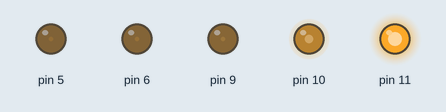
The sketch below on a simulated Arduino Uno, built with avr-gcc and run on an emulated ATmega328P. On the bench: output pins drawn as LEDs (lit = HIGH).

Above: at 0.05 s.
At 0.45 s:
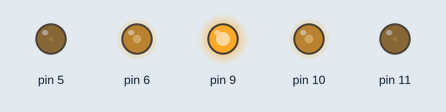
At 0.8 s:
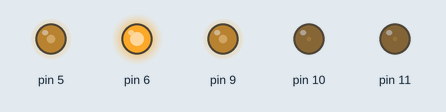
At 1.0 s:
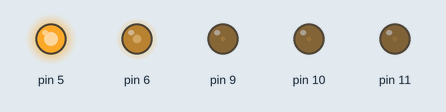
At 1.6 s:
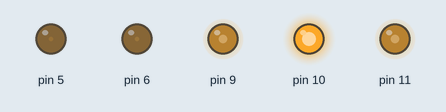
Timing chart, 0 to 3.7 s (numbered marks = the images above):
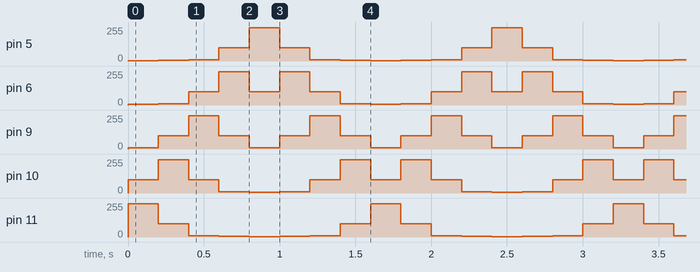

The sketch:

cyclops_eye.ino
```cpp
int intensity0[] = {1, 5, 10, 100, 250};
int intensity1[] = {5, 10, 100, 250, 100};
int intensity2[] = {10, 100, 250, 100, 10};
int intensity3[] = {100, 250, 100, 10, 5};
int intensity4[] = {250, 100, 10, 5, 1};
int counter;
int up;

void setup() {

  pinMode(5, OUTPUT);
  pinMode(6, OUTPUT);
  pinMode(9, OUTPUT);
  pinMode(10, OUTPUT);
  pinMode(11, OUTPUT);
  counter = 0;
  up = 1;
}

void loop() {
  analogWrite(5, intensity0[counter]);
  analogWrite(6, intensity1[counter]);
  analogWrite(9, intensity2[counter]);
  analogWrite(10, intensity3[counter]);
  analogWrite(11, intensity4[counter]);

  delay(200);
  if(counter == 0) up = 1;
  if(counter == 4) up = 0;
  if(up)
    counter ++;
  else
    counter --;
}
```

Measured:
- by itself, pin 6: repeats every 1.6 s: 10/255 0.20 s, 2 × (100/255 0.20 s, 250/255 0.20 s), 100/255 0.20 s, 10/255 0.20 s, 5/255 0.20 s
- by itself, pin 9: repeats every 0.80 s: 100/255 0.20 s, 250/255 0.20 s, 100/255 0.20 s, 10/255 0.20 s
- by itself, pin 5: repeats every 1.6 s: 5/255 0.20 s, 10/255 0.20 s, 100/255 0.20 s, 250/255 0.20 s, 100/255 0.20 s, 10/255 0.20 s, 5/255 0.20 s, 1/255 0.20 s
- by itself, pin 11: repeats every 1.6 s: 100/255 0.20 s, 10/255 0.20 s, 5/255 0.20 s, 1/255 0.20 s, 5/255 0.20 s, 10/255 0.20 s, 100/255 0.20 s, 250/255 0.20 s
